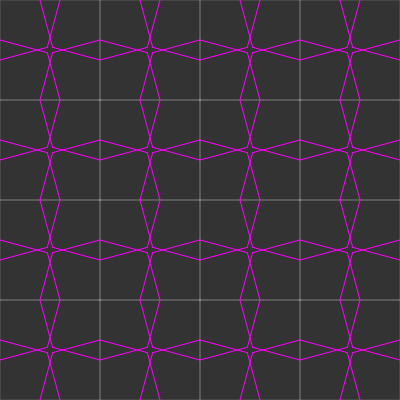
Frame 1 (no input)
Frame 60 (no input): identical to frame 1, image omitted
Frame 120 (the mouse pressed at the canvas centre since frame 60): identical to frame 1, image omitted

The p5.js sketch that drew this single still picture (run headless with seeded random() and noise() and a simulated clock; from frame 60 on, the mouse is pressed at the canvas centre):

// p5.js sketch
// ── sketch.js
/* Islamic Star Pattern
   http://www.cgl.uwaterloo.ca/csk/projects/starpatterns/
*/
// globals
let polygons = [];
let deltaSlider, angleSlider;
let angle = 75;
let delta = 10;

// constant
const SCREEN_SIZE = 400;

// Setup
function setup() {
  createCanvas(SCREEN_SIZE, SCREEN_SIZE);
  deltaSlider = createSlider(0, 25, 10);
  angleSlider = createSlider(0, 90, 75);
  
  let inc = 100;
  for(let x = 0; x < width; x += inc){
    for(let y = 0; y < height; y += inc){
      let p = new Polygon(4);
      p.addVertex(x, y);
      p.addVertex(x + inc, y);
      p.addVertex(x + inc, y + inc);
      p.addVertex(x, y + inc);
      p.close();
      polygons.push(p);
    }
  }
}
// Draw
function draw(){
  background(51);
  angle = angleSlider.value();
  delta = deltaSlider.value();
  
  for(let i = 0; i < polygons.length; i++){
    polygons[i].hankin();
    polygons[i].show();
  }
}

// Action
// ── edge.js
function Edge(a, b){
  this.a = a;
  this.b = b;
  this.h1;
  this.h2;
  
  this.show = () => {
    stroke(255, 50);
    line(this.a.x, this.a.y, this.b.x, this.b.y)
    this.h1.show();
    this.h2.show();
  }
  
  this.hankin = (sides) => {
    let mid = p5.Vector.add(this.a, this.b);
    mid.mult(0.5);
    
    let v1 = p5.Vector.sub(this.a, mid);
    let v2 = p5.Vector.sub(this.b, mid);
    let elen = v1.mag() + delta;
    let offset1 = mid;
    let offset2 = mid;
    if (delta > 0) {
      v1.setMag(delta);
      v2.setMag(delta);
      offset1 = p5.Vector.add(mid, v2);
      offset2 = p5.Vector.add(mid, v1);
    }
    v1.normalize();
    v2.normalize();


    v1.rotate(radians(-angle));
    v2.rotate(radians(angle));

    let interior = (sides - 2) * PI/sides;
    let alpha = interior * 0.5;
    let beta = PI - radians(angle) - alpha;
    let hlen = (elen * sin(alpha)) / sin(beta);
    
    v1.setMag(hlen);
    v2.setMag(hlen);
    
    this.h1 = new Hankin(offset1, v1);
    this.h2 = new Hankin(offset2, v2);
  }
}
// ── hankin.js
function Hankin(a, v){
  this.a = a;
  this.v = v;
  this.b = p5.Vector.add(a, v);
  
  this.show = () => {
    stroke(255, 0, 255);
    line(this.a.x, this.a.y, this.b.x, this.b.y);
  }
}
// ── polygon.js
function Polygon(n){
  this.vertices = [];
  this.edges = [];
  this.sides = n;
  
  this.addVertex = (x, y) => {
    let a = createVector(x, y);
    let total = this.vertices.length;
    if(total > 0){
      let prev = this.vertices[total - 1];
      let edge = new Edge(prev, a);
      this.edges.push(edge);
    }
    this.vertices.push(a);
  }
  
  this.close = () => {
    let total = this.vertices.length;
    let last = this.vertices[total - 1];
    let first = this.vertices[0];
    let edge = new Edge(last, first);
    this.edges.push(edge);
  }
  
  this.hankin = () => {
    for(let i = 0; i < this.edges.length; i++){
      this.edges[i].hankin(this.sides);
    }
  }
  
  this.show = () => {
    for(let i = 0; i < this.edges.length; i++){
      this.edges[i].show();
    }
  }
}
